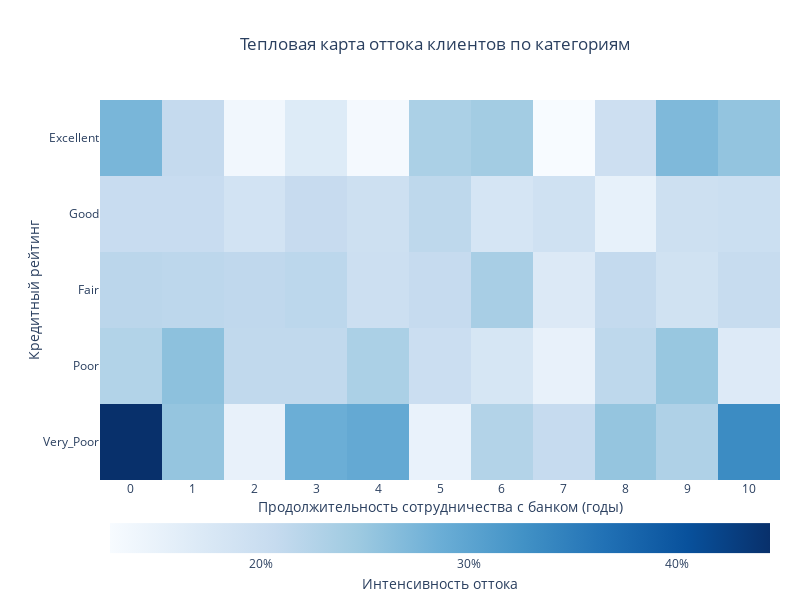

This figure's notebook cell:
### Markdown cell above
#### Вариант 3 (`plotly.graph_objects`)

### Code cell
# Сортировка основной таблицы оттока клиентов по категориям
# (для соблюдения порядка отображения на графике)
credit_rate = [
    'Excellent', 'Good', 'Fair', 'Poor', 'Very_Poor'
]

churn_data['CreditScoreCat'] = churn_data[
        'CreditScoreCat'].cat.set_categories(credit_rate)
churn_sorted = churn_data.sort_values('CreditScoreCat')

# Интенсивность оттока клиентов по категориям (%)
intensity_outflow_cat_df = pd.DataFrame()
# Цикл для получения размерности фрейма соответствующей графику
# (для отображения в hover data)
for col in range(0, 11):
    intensity_outflow_cat_df[col] = churn_sorted.groupby(
        'CreditScoreCat').mean(numeric_only=True)['Exited']

# Количество ушедших клиентов банка    
num_departed = churn_sorted[
        churn_sorted['Outflow'] == 'Departed'
    ].shape[0]

# Доля каждой категории в оттоке клиентов банка (%)
share_cat_in_outflow_bank_df = pd.DataFrame()
for col in range(0, 11):
    share_cat_in_outflow_bank_df[col] = churn_sorted.groupby(
        'CreditScoreCat').sum(numeric_only=True)['Exited']
share_cat_in_outflow_bank_df = (
    share_cat_in_outflow_bank_df / num_departed)

# Сортировка фреймов для отображения 
# категорий кредитного рейтинга на графике "сверху вниз"
churn_sorted = churn_sorted.sort_values(
    'CreditScoreCat', ascending=False)
intensity_outflow_cat_df = intensity_outflow_cat_df.sort_values(
    'CreditScoreCat', ascending=False)
share_cat_in_outflow_bank_df = share_cat_in_outflow_bank_df.sort_values(
    'CreditScoreCat', ascending=False)

# Массив для отображения в hover data
customdata=np.dstack(
    (
        intensity_outflow_cat_df,
        share_cat_in_outflow_bank_df
    )
)

# Построение графика
fig = go.Figure(
    data=go.Histogram2d(
        x=churn_sorted['Tenure'],
        y=churn_sorted['CreditScoreCat'],
        z=churn_sorted['Exited'],
        histfunc='avg',  # среднее
        customdata=customdata,
        hovertemplate='<br>'.join(
            ["Сотрудничество (годы): %{x}; отток %{z:.0%}",
             "Отток в категории %{y}: %{customdata[0]:.0%}",
             "Доля категории в оттоке банка: %{customdata[1]:.0%}"]),
        colorscale='blues',
        name='',
        colorbar=dict(
            title=dict(
                text='Интенсивность оттока',
                side='bottom'
            ),
            orientation='h',
            x=0.5,
            y=-0.35,
            len=1,
            tickformat='.0%',
            ypad=20,  # отступ снизу
            dtick=0.1  # шаг тиков
        )
    ),
    layout=go.Layout(
        title=dict(
            text='Тепловая карта оттока клиентов по категориям',
            pad_l=200,
        ),
        xaxis=dict(
            title=dict(
                standoff=0,  # отступ заголовка от оси
                text='Продолжительность сотрудничества с банком (годы)'
            ),
            dtick=1,
        ),
        yaxis=dict(
            title=dict(
                standoff=0,
                text='Кредитный рейтинг'
            )
        ),
        margin=dict(
            autoexpand=False,  # автоматическое выравнивание выкл.
            t=100,
            b=120,
            l=100,
            r=20
        ), 
        width=800,
        height=600,
        hovermode='y unified',
        autosize=False,  # автоматический размер выкл.
    )
)

fig.show()

### Figure 1 — Plotly figure (JSON) as saved in the notebook; plotly's stock layout.template omitted (floating-point values rounded to 4 significant figures; data arrays with more than 128 entries replaced by an {"elided": "..."} marker saying what was removed)
{"data": [{"colorbar": {"dtick": 0.1, "len": 1, "orientation": "h", "tickformat": ".0%", "title": {"side": "bottom", "text": "Интенсивность оттока"}, "x": 0.5, "y": -0.35, "ypad": 20}, "colorscale": [[0, "rgb(247,251,255)"], [0.125, "rgb(222,235,247)"], [0.25, "rgb(198,219,239)"], [0.375, "rgb(158,202,225)"], [0.5, "rgb(107,174,214)"], [0.625, "rgb(66,146,198)"], [0.75, "rgb(33,113,181)"], [0.875, "rgb(8,81,156)"], [1, "rgb(8,48,107)"]], "customdata": [[[0.2373, 0.07364], [0.2373, 0.07364], [0.2373, 0.07364], [0.2373, 0.07364], [0.2373, 0.07364], [0.2373, 0.07364], [0.2373, 0.07364], [0.2373, 0.07364], [0.2373, 0.07364], [0.2373, 0.07364], [0.2373, 0.07364]], [[0.2116, 0.2528], [0.2116, 0.2528], [0.2116, 0.2528], [0.2116, 0.2528], [0.2116, 0.2528], [0.2116, 0.2528], [0.2116, 0.2528], [0.2116, 0.2528], [0.2116, 0.2528], [0.2116, 0.2528], [0.2116, 0.2528]], [[0.206, 0.2307], [0.206, 0.2307], [0.206, 0.2307], [0.206, 0.2307], [0.206, 0.2307], [0.206, 0.2307], [0.206, 0.2307], [0.206, 0.2307], [0.206, 0.2307], [0.206, 0.2307], [0.206, 0.2307]], [[0.1931, 0.351], [0.1931, 0.351], [0.1931, 0.351], [0.1931, 0.351], [0.1931, 0.351], [0.1931, 0.351], [0.1931, 0.351], [0.1931, 0.351], [0.1931, 0.351], [0.1931, 0.351], [0.1931, 0.351]], [[0.1968, 0.0918], [0.1968, 0.0918], [0.1968, 0.0918], [0.1968, 0.0918], [0.1968, 0.0918], [0.1968, 0.0918], [0.1968, 0.0918], [0.1968, 0.0918], [0.1968, 0.0918], [0.1968, 0.0918], [0.1968, 0.0918]]], "histfunc": "avg", "hovertemplate": "Сотрудничество (годы): %{x}; отток %{z:.0%}<br>Отток в категории %{y}: %{customdata[0]:.0%}<br>Доля категории в оттоке банка: %{customdata[1]:.0%}", "name": "", "type": "histogram2d", "x": {"elided": "10000 int values"}, "y": {"elided": "10000 str values"}, "z": {"elided": "10000 int values"}}], "layout": {"autosize": false, "height": 600, "hovermode": "y unified", "margin": {"autoexpand": false, "b": 120, "l": 100, "r": 20, "t": 100}, "title": {"pad": {"l": 200}, "text": "Тепловая карта оттока клиентов по категориям"}, "width": 800, "xaxis": {"dtick": 1, "title": {"standoff": 0, "text": "Продолжительность сотрудничества с банком (годы)"}}, "yaxis": {"title": {"standoff": 0, "text": "Кредитный рейтинг"}}}}
